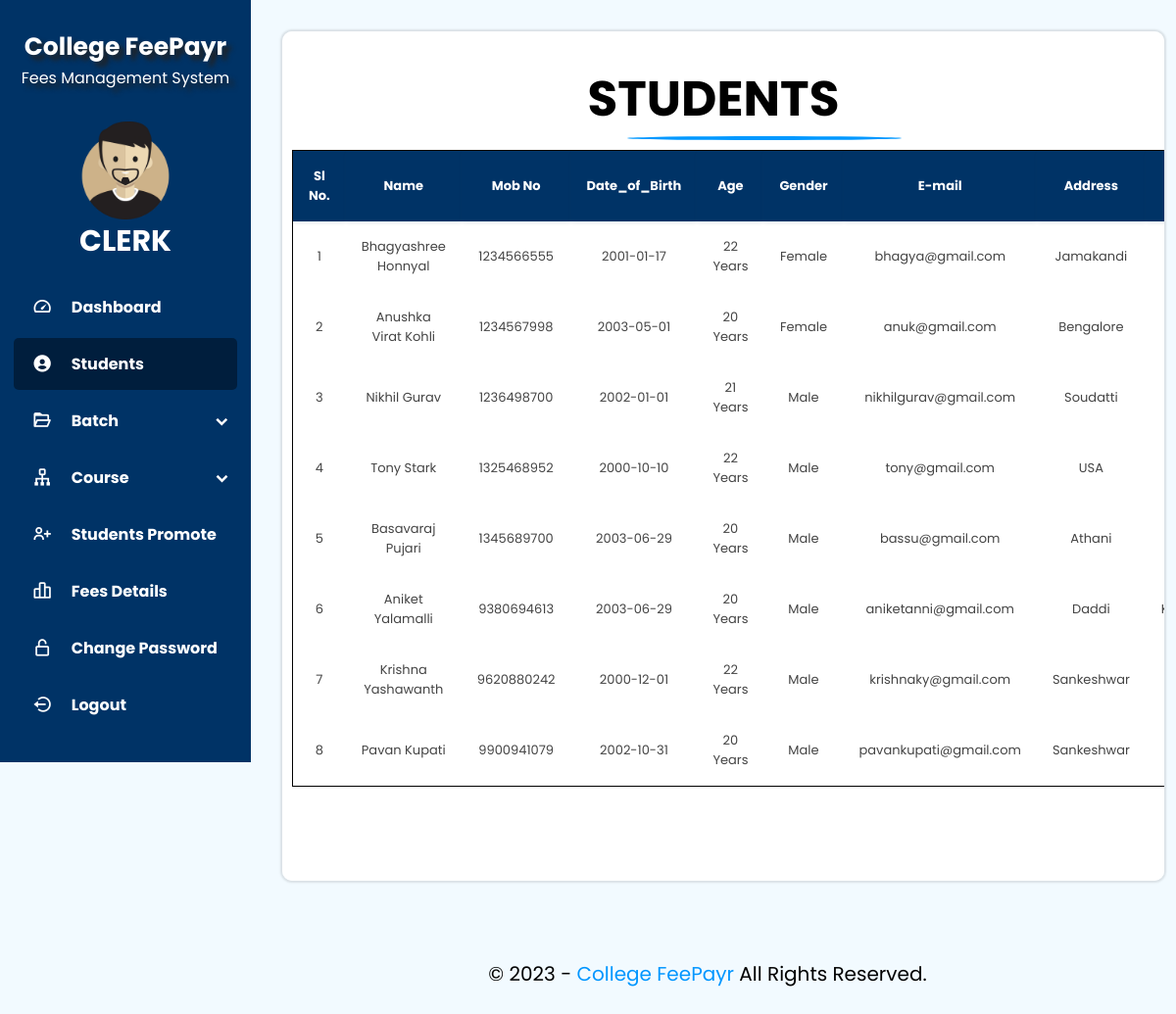
Page /Clerk/students_view.php (signed in) on the committed database.
### tables this page shows
CREATE TABLE `student` (
  `usn_no` varchar(50) NOT NULL DEFAULT 'Pending',
  `batch` varchar(10) NOT NULL DEFAULT 'Pending',
  `course` varchar(10) NOT NULL DEFAULT 'Pending',
  `sem` int(10) NOT NULL DEFAULT 1,
  `mobile` bigint(10) NOT NULL,
  `name` varchar(50) DEFAULT NULL,
  `email` varchar(100) DEFAULT NULL,
  `address` varchar(100) DEFAULT NULL,
  `gender` varchar(20) DEFAULT NULL,
  `pass` varchar(50) DEFAULT NULL,
  `dob` date NOT NULL,
  `age` varchar(50) NOT NULL,
  `friend` varchar(100) NOT NULL
);

### Clerk/students_view.php (the view, shortened to what this page needs)
<?php
  if(isset($_SESSION['username']))
  {
?>
<!DOCTYPE html>
<html lang="en">
  <head>
    <link
      href="https://unpkg.com/boxicons@2.1.4/css/boxicons.min.css"
      rel="stylesheet"
    />
    <link rel="stylesheet" href="./CSS/sidebar.css" />
    <link rel="stylesheet" href="./CSS/viewstaff.css" />
</head>
  <body>
    <nav>
      <div class="sidebar-top">
        <h3>College FeePayr</h3>
        <p>Fees Management System</p>
      </div>
      <div class="profile">
        <div class="pic">
          <img src="../SVG/ceo.png" alt="Admin" />
        </div>
        <p>CLERK</p>
      </div>
      <div class="sidebar-links">
        <ul>
          <li>
            <a href="./home_clerk.php">
              <div class="icon">
                <i class="bx bx-tachometer"></i>
              </div>
              <span class="link hide">Dashboard</span>
            </a>
          </li>
          <li>
            <a href="#" class="active">
              <div class="icon">
                <i class="bx bxs-user-circle"></i>
              </div>
              <span class="link hide">Students</span>
            </a>
          </li>
          <li>
            <a class="staff">
              <div class="icon">
                <i class="bx bx-folder-open"></i>
              </div>
              <span class="link hide">Batch</span>
              <i class="bx bxs-chevron-down left"></i>
            </a>
          </li>
          <li>
            <a class="course">
              <div class="icon">
                <i class="bx bx-sitemap"></i>
              </div>
              <span class="link hide">Course</span>
              <i class="bx bxs-chevron-down course_left"></i>
            </a>
          </li>
          <li>
            <a href="./students_promote.php">
              <div class="icon">
                <i class="bx bx-user-plus"></i>
              </div>
              <span class="link hide">Students Promote</span>
            </a>
          </li>
          <li>
            <a href="./fees_details.php">
              <div class="icon">
                <i class="bx bx-bar-chart-alt-2"></i>
              </div>
              <span class="link hide">Fees Details</span>
            </a>
          </li>
          <li>
            <a href="./change_password_clerk.php">
              <div class="icon">
                <i class="bx bx-lock-open-alt"></i>
              </div>
              <span class="link hide">Change Password</span>
            </a>
          </li>
          <li>
            <a href="logout.php">
              <div class="icon">
                <i class="bx bx-log-out-circle"></i>
              </div>
              <span class="link hide">Logout</span>
            </a>
          </li>
        </ul>
      </div>
    </nav>
    <main>
      <div class="vpmaincontainer container">
        <div class="vpcontainer content">
          <h1>STUDENTS</h1>
          <hr />
          <table>
            <tr>
              <th>Sl No.</th>
              <th>Name</th>
              <th>Mob No</th>
              <th>Date_of_Birth</th>
              <th>Age</th>
              <th>Gender</th>
              <th>E-mail</th>
              <th>Address</th>
              <th>Best Friend</th>
            </tr>
            <?php
              include('connect.php');
              $student="select *from student";
              $result=mysqli_query($connect, $student)or die ("could not execute query");
              $slno=0;
              foreach($result as $row)
              {
              $slno++;
            ?>
          <form action="#" method="post">
            <tr>
              <td><?php echo $slno; ?></td>
              <td><?php echo $row['name']; ?></td>
              <td><?php echo $row['mobile']; ?></td>
              <td><?php echo $row['dob']; ?></td>
              <td><?php echo $row['age']; ?></td>
              <td><?php echo $row['gender']; ?></td>
              <td><?php echo $row['email']; ?></td>
              <td><?php echo $row['address']; ?></td>
              <td><?php echo $row['friend']; ?></td>
            </tr>
          </form>
            <?php
              }
            ?>
          </table>
        </div>
      </div>
      <p class="copyright">
        &copy; 2023 - <span>College FeePayr</span> All Rights Reserved.
      </p>
    </main>
  </body>
</html>
<?php
  }
  else
  {
    header("Location:../index.php");
    exit();
  }
?>

### Clerk/CSS/sidebar.css (style rules this page uses)
*, *::before, *::after { padding: 0; margin: 0; box-sizing: border-box; list-style: none; }
:root { --main-color: #003366; --main-color-dark: #00274e; --main-color-light: #004f9e; --text-color: #fff; }
body { font-family: "Poppins", sans-serif; overflow-x: hidden; background-color: rgba(0, 175, 255, 0.05); min-height: 100vh; display: flex; position: relative; }
nav { position: sticky; top: 0; left: 0; height: 100%; background-color: var(--main-color); width: 16rem; padding: 1.8rem 0.85rem; color: #fff; transition: width 0.5s ease; }
.sidebar-top h3 { font-size: 25px; text-shadow: 5px 5px 5px #222; }
.sidebar-top p { text-shadow: 5px 5px 5px #222; transition: 0.3s; }
.hide { transition: opacity 0.4s 0.2s; }
.sidebar-top { display: flex; flex-direction: column; align-items: center; position: relative; margin: 0 0 1rem 0; }
.profile .pic { margin-top: 2rem; display: flex; align-items: center; justify-content: center; }
.profile .pic img { width: 100px; height: 100px; transition: 0.5s ease; }
.profile p { color: #fff; margin-bottom: 1rem; text-align: center; font-weight: 601; font-size: 30px; transition: 0.5s ease; }
.sidebar-links { position: relative; }
.sidebar-links li { position: relative; padding: 2.5px 0; }
.sidebar-links a { color: var(--text-color); font-weight: 601; font-size: 1rem; display: flex; align-items: center; height: 53px; transition: 0.5s ease; border-radius: 5px; text-decoration: none; }
.icon { min-width: 3.7rem; display: grid; grid-template-columns: 1fr; grid-template-rows: 1fr; font-size: 1.3rem; text-align: center; }
.icon i { grid-column: 1 / 2; grid-row: 1 / 2; transition: 0.3s ease; }
.icon i:last-child { opacity: 0; color: #fff; }
.sidebar-links .active, .sidebar-links a:hover { color: #fff; }
.sidebar-links a .link { transition: opacity 0.3s 0.2, color 0.3s; }
.sidebar-links a.active i:last-child { opacity: 1; }
nav::before { content: ""; position: absolute; width: 2rem; height: 100%; top: 0; left: 100%; }
.staff { transition: 0.3s ease; cursor: pointer; }
.staff .left { margin-left: 95px; font-size: 20px; text-align: end; transition: 0.5s ease; }
a.active { background-color: rgb(0, 0, 0, 0.4); transition: background 0.5s ease; }
.course { transition: 0.3s ease; cursor: pointer; }
.course .course_left { margin-left: 85px; font-size: 20px; text-align: end; transition: 0.5s ease; }
.copyright { margin-top: 10rem; font-size: 1.25rem; text-align: center; }
.copyright span { color: #7b3bfc; }

### Clerk/CSS/viewstaff.css (style rules this page uses)
.vpmaincontainer { margin: 2rem 0 0 2rem; width: 75vw; min-height: 90vh; }
.vpcontainer { font-size: 13px; padding: 0 20px 0 0; margin-top: 10px; background-color: #fff; border-radius: 10px; height: 90vh; overflow: scroll; }
.vpcontainer hr { border: 1px solid #003366; margin-top: 0px; margin-bottom: 10px; margin-left: 300px; margin-right: 300px; }
.vpcontainer table { margin: 10px; border-collapse: collapse; width: 100%; border: 1px solid black; color: #444; transition: transform 0.2s; }
.vpcontainer th { text-align: center; padding: 16px; background-color: #003366; color: white; box-shadow: 0 2px 4px -1px rgba(57, 76, 96, .15); }
.vpcontainer td { text-align: center; padding: 16px; }
.vpcontainer tr { cursor: pointer; }
.copyright { margin-top: 80px; text-align: center; font-size: 1.25rem; }
.copyright { margin-bottom: 2.5rem; }
.copyright span { color: #0096FF; }
.content hr { width: 280px; border: 2px solid #0098FF; border-radius: 60%; margin-left: 22rem; }
.content h1 { margin-top: 2rem; font-size: 50px; }
.content { text-align: center; background-color: #fff; border-radius: 10px; height: 90vh; box-shadow: 0px 0px 2px 2px rgba(0, 0, 0, 0.1); }

### rows in the picture
student: name "Bhagyashree Honnyal", mobile "1234566555", dob "2001-01-17", age "22 Years", gender "Female", email "bhagya@gmail.com", address "Jamakandi"
student: name "Anushka Virat Kohli", mobile "1234567998", dob "2003-05-01", age "20 Years", gender "Female", email "anuk@gmail.com", address "Bengalore"
student: name "Nikhil Gurav", mobile "1236498700", dob "2002-01-01", age "21 Years", gender "Male", email "nikhilgurav@gmail.com", address "Soudatti"
student: name "Tony Stark", mobile "1325468952", dob "2000-10-10", age "22 Years", gender "Male", email "tony@gmail.com", address "USA"
student: name "Basavaraj Pujari", mobile "1345689700", dob "2003-06-29", age "20 Years", gender "Male", email "bassu@gmail.com", address "Athani"
student: name "Aniket Yalamalli", mobile "9380694613", dob "2003-06-29", age "20 Years", gender "Male", email "aniketanni@gmail.com", address "Daddi"
student: name "Krishna Yashawanth", mobile "9620880242", dob "2000-12-01", age "22 Years", gender "Male", email "krishnaky@gmail.com", address "Sankeshwar"
student: name "Pavan Kupati", mobile "9900941079", dob "2002-10-31", age "20 Years", gender "Male", email "pavankupati@gmail.com", address "Sankeshwar"
